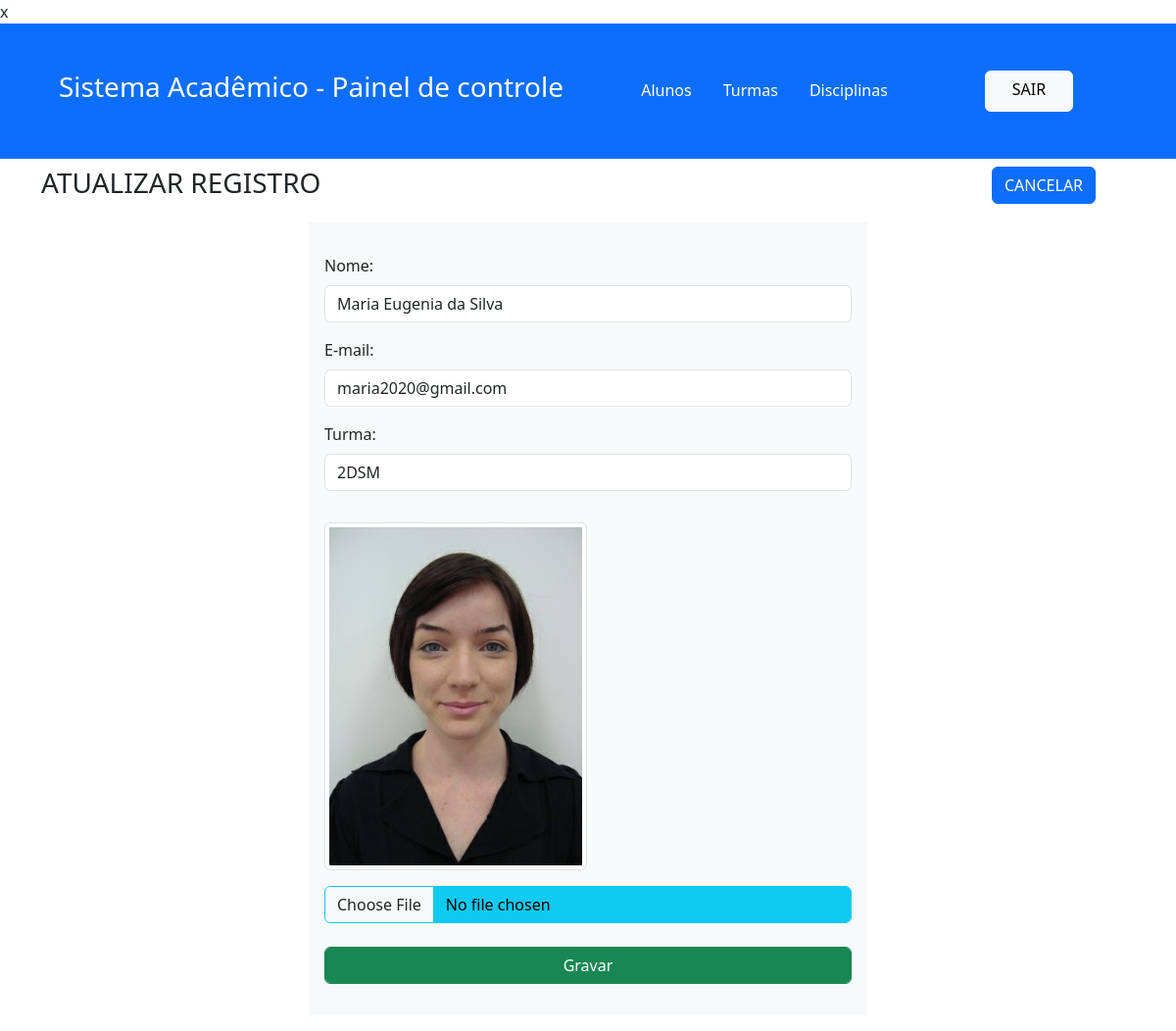
/sis-escolar/alunos/alunos-editar.php?id=1, run on the app's committed database.
### tables this page shows
CREATE TABLE `tb_alunos` (
  `id` int(11) NOT NULL,
  `nome` varchar(50) NOT NULL,
  `foto` varchar(100) DEFAULT NULL,
  `email` varchar(100) DEFAULT NULL,
  `fk_tb_turmas_id` int(11) DEFAULT NULL
);

### sis-escolar/classes/Aluno.php (called while the page is built, shortened)
<?php
class Aluno
{
    public $id;
    public function __construct($id = false)
    {
        if ($id) {
            $this->id = $id;
            $this->carregar();
        }
    }
    public function carregar()
    {
        $sql = "SELECT * FROM tb_alunos WHERE id=" . $this->id;
        include "conexao.php";
        $resultado = $conexao->query($sql);
        $linha = $resultado->fetch();
        $this->id = $linha['id'];
        $this->nome = $linha['nome'];
        $this->foto = $linha['foto'];
        $this->email = $linha['email'];
        $this->turma_id = $linha['fk_tb_turmas_id'];
    }
}

### sis-escolar/classes/Turma.php (called while the page is built, shortened)
<?php
class Turma
{
    public function listar()
    {
        $sql = "SELECT * FROM tb_turmas";
        include "conexao.php";
        $resultado = $conexao->query($sql);
        $lista = $resultado->fetchAll();
        return $lista;
    }
}

### sis-escolar/alunos/alunos-editar.php (the view, shortened to what this page needs)
<?php
require_once "../classes/Turma.php";
$turma = new Turma();
$lista = $turma->listar();
require_once "../classes/Aluno.php";
$id = $_GET['id'];
$aluno = new Aluno($id);
?>
<!DOCTYPE html>
<html lang="pt-br">
<head>
    <link rel="stylesheet" href="https://cdn.jsdelivr.net/npm/@docsearch/css@3">
    <link href="../css/bootstrap.min.css" rel="stylesheet">
</head>
<body>
    <session>
        <header class="d-block p-5 text-bg-primary">
            <div class="container">
                <div class="d-flex ">
                    <div class="col-sm-6">
                        <h3>Sistema Acadêmico - Painel de controle</h3>
                    </div>
                    <div class="col-sm-4">
                        <ul class="nav me-lg-auto mb-2 justify-content-center mb-md-0">
                            <li><a href="./alunos-listar.php" class="nav-link px-3 text-white">Alunos</a></li>
                            <li><a href="../turmas/turmas-listar.php" class="nav-link px-3 text-white">Turmas</a></li>
                            <li><a href="#" class="nav-link px-3 text-white">Disciplinas</a></li>
                        </ul>
                    </div>
                    <div class="d-grid gap-2 col-1 mx-auto">
                        <a type="button" class="btn btn-light">
                            SAIR
                        </a>
                    </div>
                </div>
            </div>
        </header>
    </session>
    <div class="container">
        <div class="my-2">
            <div class="row justify-content-between">
                <div class="col-4">
                    <h3>
                        ATUALIZAR REGISTRO
                    </h3>
                </div>
                <div class="col-2 position-absolute end-0">
                    <a class="btn btn-primary" href="./alunos-listar.php" role="button">
                        CANCELAR
                    </a>
                </div>
            </div>
            <div class="row my-3">
                <div class="col-3"></div>
                <div class="col-6 bg-light p-3">
                    <form enctype="multipart/form-data" action="alunos-editar-gravar.php" method="POST">
                        <div class="mb-3">
                            <label class="form-label" for="txtnome">Nome:</label>
                            <input class="form-control" type="text" name="txtnome" value="<?= $aluno->nome ?>">
                        </div>
                        <div class="mb-3">
                            <label class="form-label" for="txtemail">E-mail:</label>
                            <input class="form-control" type="text" name="txtemail" value="<?= $aluno->email ?>">
                        </div>
                        <div class="mb-3">
                            <label class="form-label" for="selturma">Turma:</label>
                            <select class="form-control" name="selturma">
                                <?php
                                foreach ($lista as $linha) :
                                    if ($linha['id'] == $aluno->turma_id) {
                                        echo "<option value='{$linha['id']}' selected>
                                         {$linha['descTurma']}
                          </option>";
                                    } else {
                                        echo "<option value='{$linha['id']}'>
                                         {$linha['descTurma']}
                          </option>";
                                    }
                                endforeach
                                ?>
                            </select>
                        </div>
                        <img class="img-thumbnail my-3" id="preview" src="../img/<?= $aluno->foto ?>" height="150"><br>
                        <input class="form-control btn btn-info" type="file" id="inputFile" name="imgFoto" value="<?= $aluno->foto ?>" onchange="previewImage(this)">
                        <br><br>
                        <input class="form-control btn btn-success" type="submit" value="Gravar">
                    </form>
                </div>
                <div class="col-3"></div>
            </div>
        </div>
</body>
</html>

### data on the page
tb_alunos: txtnome "Maria Eugenia da Silva", txtemail "maria2020@gmail.com", foto (picture)

### other printed values
form field selturma "2DSM"
